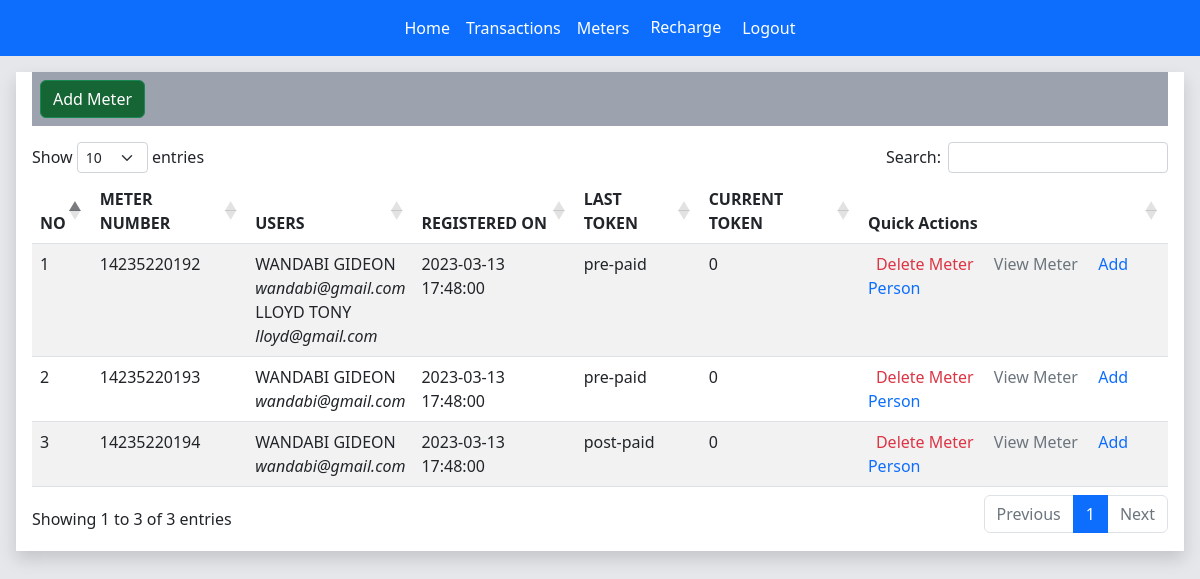
/meter/meters.php (signed in), run on the app's committed database.
### tables this page shows
CREATE TABLE `meter` (
  `id` int(10) UNSIGNED NOT NULL,
  `meter_id` varchar(50) NOT NULL,
  `meter_type` varchar(10) NOT NULL DEFAULT 'pre-paid',
  `meter_number` varchar(20) NOT NULL,
  `current_token` int(11) NOT NULL DEFAULT 0,
  `last_token` timestamp NOT NULL DEFAULT current_timestamp(),
  `created_at` timestamp NULL DEFAULT current_timestamp()
);

CREATE TABLE `user` (
  `id` int(10) UNSIGNED NOT NULL,
  `user_id` varchar(50) NOT NULL,
  `full_name` varchar(50) NOT NULL,
  `email` varchar(30) NOT NULL,
  `phone_number` varchar(15) NOT NULL,
  `password` varchar(60) NOT NULL,
  `created_at` timestamp NOT NULL DEFAULT current_timestamp(),
  `last_updated` timestamp NOT NULL DEFAULT current_timestamp() ON UPDATE current_timestamp()
);

### meter/meters.php (the view)
<?php
require($_SERVER["DOCUMENT_ROOT"]."/base/header.php");
?>
<div class="mx-3 bg-white shadow p-3 pt-0">
    <div class="my-3 p-2 bg-gray-400">
        <div class="d-flex flex-row justify-content-between">
            <button type="button" class="btn btn-success bg-green-800" data-bs-toggle="modal"
                data-bs-target="#addMeterModal">Add Meter</button>
        </div>
    </div>
    <div class="table-responsive">
        <table class="table table-striped" id="meters_table">
            <thead>
                <th>NO</th>
                <th>METER NUMBER</th>
                <th>USERS</th>
                <th>REGISTERED ON</th>
                <th>LAST TOKEN</th>
                <th>CURRENT TOKEN</th>
                <th>Quick Actions</th>
            </thead>
            <tbody>
                <?php
                $index = 1;
                foreach ($meters as $meter) {
                    ?>
                    <tr>
                        <td>
                            <?php echo ($index); ?>
                        </td>
                        <td>
                            <?php echo ($meter["meter_number"]); ?>
                        </td>
                        <td>
                            <?php foreach ($meter["users"] as $user) { ?>
                                <span class="h6 mb-2">
                                    <?php echo ($user["full_name"]); ?>
                                </span><br /><i>
                                    <?php echo ($user["email"]); ?>
                                </i><br />
                            <?php } ?>
                        </td>
                        <td>
                            <?php echo ($meter["created_at"]); ?>
                        </td>
                        <td>
                            <?php echo ($meter["meter_type"]); ?>
                        </td>
                        <td>
                            <?php echo ($meter["current_token"]); ?>
                        </td>
                        <td class="d-fle flex-row">
                            <a href="JavaScript:void(0)" onclick={DeleteMeter(<?php echo('"'.$meter["meter_id"].'"'); ?>)} class="mx-2 text-danger">Delete Meter</a>
                            <a href="/meter/meter.php?meter_id=<?php echo($meter["meter_id"]);?>" class="mx-2 text-secondary">View Meter</a>
                            <a href="JavaScript:void(0)" onclick={AddMeterPerson(<?php echo('"'.$meter["meter_id"].'"'); ?>)} class="mx-2 text-primary">Add Person</a>
                        </td>
                    </tr>
                    <?php
                    $index += 1;
                }
                ?>
            </tbody>
        </table>
    </div>
</div>
<?php
require($_SERVER["DOCUMENT_ROOT"]."/base/footer.php");
?>

### assets/css/style.css (style rules this page uses)
.bg-gray-200 { background-color : #e5e7eb; }
.bg-gray-400 { background-color : #9ca3af; }
.bg-green-800 { background-color : #166534; }

### base/header.php (style rules this page uses)
input, button, textarea, select { box-shadow: none !important; }
a { text-decoration: none; }

### data on the page
meter: meter_number "14235220192", full_name "WANDABI GIDEON", email "wandabi@gmail.com", user.full_name "LLOYD TONY", user.email "lloyd@gmail.com", user.created_at "2023-03-13 17:48:00", meter_type "pre-paid", current_token "0"
meter: meter_number "14235220193", full_name "WANDABI GIDEON", email "wandabi@gmail.com", user.created_at "2023-03-13 17:48:00", meter_type "pre-paid", current_token "0"
meter: meter_number "14235220194", full_name "WANDABI GIDEON", email "wandabi@gmail.com", user.created_at "2023-03-13 17:48:00", meter_type "post-paid", current_token "0"
